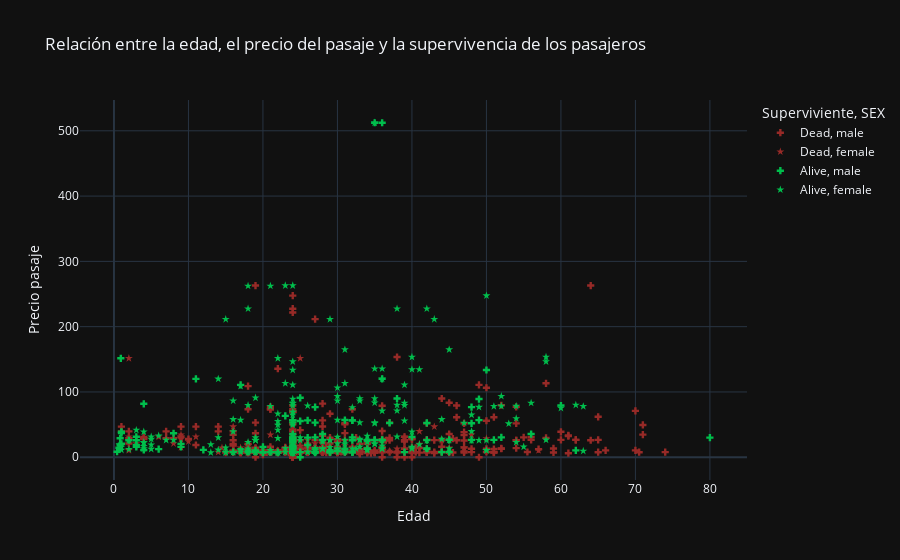

Notebook cell for this chart:
### Markdown cell above
## Comenzamos las gráficas

### Code cell
symbols = ['cross', 'star']
colores = ['#972a27', '#00be4c']

edad_precio = px.scatter(titan, x='AGE', y='FARE', color='SURVIVED', size_max=25, symbol="SEX", symbol_sequence=symbols, color_discrete_sequence=colores, template='plotly_dark', title="Relación entre la edad, el precio del pasaje y la supervivencia de los pasajeros", labels={"AGE": "Edad", "SURVIVED": "Superviviente", 'FARE': 'Precio pasaje'}, symbol_map={})

edad_precio.show()

### Figure 1 — Plotly figure (JSON) as saved in the notebook; plotly's stock layout.template omitted (floating-point values rounded to 4 significant figures; data arrays with more than 128 entries replaced by an {"elided": "..."} marker saying what was removed)
{"data": [{"hovertemplate": "Superviviente=Dead<br>SEX=male<br>Edad=%{x}<br>Precio pasaje=%{y}<extra></extra>", "legendgroup": "Dead, male", "marker": {"color": "#972a27", "symbol": "cross"}, "mode": "markers", "name": "Dead, male", "orientation": "v", "showlegend": true, "type": "scatter", "x": {"elided": "468 float values"}, "xaxis": "x", "y": {"elided": "468 float values"}, "yaxis": "y"}, {"hovertemplate": "Superviviente=Dead<br>SEX=female<br>Edad=%{x}<br>Precio pasaje=%{y}<extra></extra>", "legendgroup": "Dead, female", "marker": {"color": "#972a27", "symbol": "star"}, "mode": "markers", "name": "Dead, female", "orientation": "v", "showlegend": true, "type": "scatter", "x": [14, 31, 8, 18, 40, 27, 18, 16, 28, 14.5, 20, 17, 2, 47, 24, 9, 45, 50, 24, 24, 2, 24, 24, 24, 25, 29, 41, 24, 45, 24, 2, 26, 38, 45, 3, 31, 21, 20, 24, 24, 10, 28, 21, 22, 24, 25, 21, 24, 37, 30, 9, 11, 24, 29, 24, 24, 39, 26, 9, 41, 2, 18, 32, 43, 24, 18, 25, 48, 30.5, 57, 24, 30, 18, 6, 23, 9, 44, 24, 22, 39, 24], "xaxis": "x", "y": [7.854, 18, 21.07, 18, 9.475, 21, 17.8, 46.9, 7.896, 14.45, 9.825, 14.46, 31.27, 14.5, 15.25, 34.38, 27.9, 28.71, 69.55, 13, 10.46, 25.47, 7.55, 14.45, 7.775, 10.46, 20.21, 7.75, 7.75, 8.85, 151.6, 26, 13, 14.45, 21.07, 7.854, 9.825, 8.662, 25.47, 8.05, 24.15, 14.4, 34.38, 9.838, 25.47, 151.6, 7.75, 7.629, 9.588, 8.662, 31.27, 31.27, 8.05, 21.07, 14.46, 7.75, 31.27, 16.1, 27.9, 39.69, 27.9, 6.75, 15.5, 46.9, 8.137, 14.45, 7.925, 34.38, 7.75, 10.5, 69.55, 24.15, 7.775, 31.27, 7.925, 15.25, 26, 69.55, 10.52, 29.12, 23.45], "yaxis": "y"}, {"hovertemplate": "Superviviente=Alive<br>SEX=male<br>Edad=%{x}<br>Precio pasaje=%{y}<extra></extra>", "legendgroup": "Alive, male", "marker": {"color": "#00be4c", "symbol": "cross"}, "mode": "markers", "name": "Alive, male", "orientation": "v", "showlegend": true, "type": "scatter", "x": [24, 34, 28, 24, 24, 24, 32, 0.83, 29, 23, 24, 12, 24, 27, 9, 1, 45, 3, 18, 26, 40, 16, 38, 19, 37, 3, 25, 25, 19, 30, 42, 24, 24, 0.92, 45, 2, 3, 25, 36, 21, 39, 3, 44, 32, 28, 24, 4, 34, 52, 49, 29, 48, 25, 9, 24, 26, 29, 36, 32, 24, 8, 17, 22, 32, 62, 36, 32, 60, 49, 35, 27, 42, 20, 80, 32, 24, 48, 56, 50, 20, 31, 36, 27, 31, 24, 35, 42, 24, 48, 27, 35, 24, 31, 6, 0.67, 20, 1, 11, 0.42, 27, 27, 1, 24, 0.83, 32, 24, 51, 4, 26], "xaxis": "x", "y": [13, 13, 35.5, 7.229, 35.5, 15.25, 56.5, 29, 9.5, 63.36, 7.775, 11.24, 7.142, 7.796, 20.52, 39, 26.55, 26, 8.05, 18.79, 31, 8.05, 90, 10.5, 52.55, 31.39, 7.775, 0, 8.05, 9.5, 13, 30.5, 23.25, 151.6, 8.05, 26, 15.9, 55.44, 120, 7.796, 7.925, 18.75, 7.925, 8.05, 26.55, 8.113, 81.86, 26.55, 30.5, 89.1, 7.896, 26.55, 91.08, 15.9, 26.55, 56.5, 7.75, 26.29, 26, 13.86, 36.75, 110.9, 7.225, 7.854, 10.5, 26.39, 7.925, 79.2, 56.93, 26.55, 30.5, 52.55, 15.74, 30, 30.5, 56.5, 76.73, 35.5, 133.7, 7.925, 13, 512.3, 76.73, 57, 56.5, 26.29, 26.29, 15.25, 52, 53.1, 512.3, 30, 7.925, 12.47, 14.5, 7.229, 20.57, 120, 8.517, 6.975, 8.662, 37.0, 7.75, 18.75, 56.5, 29.7, 26.55, 11.13, 30], "yaxis": "y"}, {"hovertemplate": "Superviviente=Alive<br>SEX=female<br>Edad=%{x}<br>Precio pasaje=%{y}<extra></extra>", "legendgroup": "Alive, female", "marker": {"color": "#00be4c", "symbol": "star"}, "mode": "markers", "name": "Alive, female", "orientation": "v", "showlegend": true, "type": "scatter", "x": {"elided": "233 float values"}, "xaxis": "x", "y": {"elided": "233 float values"}, "yaxis": "y"}], "layout": {"legend": {"title": {"text": "Superviviente, SEX"}, "tracegroupgap": 0}, "title": {"text": "Relación entre la edad, el precio del pasaje y la supervivencia de los pasajeros"}, "xaxis": {"anchor": "y", "domain": [0, 1], "title": {"text": "Edad"}}, "yaxis": {"anchor": "x", "domain": [0, 1], "title": {"text": "Precio pasaje"}}}}
